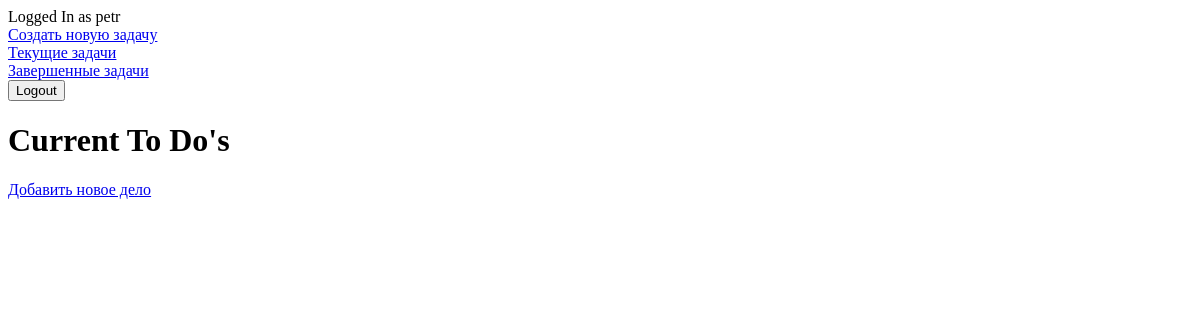
Before: /current/ (signed in) with the older database file.
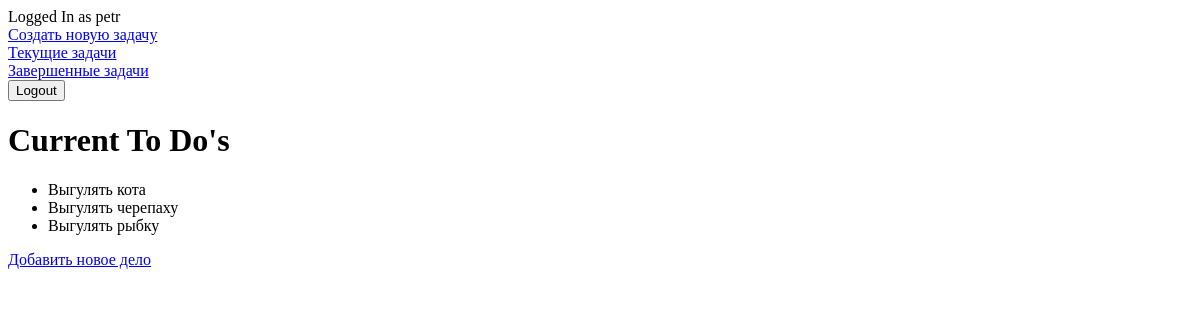
After: the same page with the newer database file.
### todo/models.py (models this page shows, shortened)
class TODO(models.Model):
    title = models.CharField(max_length = 100)
    description = models.TextField(max_length = 500, blank = True)
    creation_date = models.DateTimeField(auto_now_add = True)
    completion_date = models.DateTimeField(null = True, blank = True)
    important_check = models.BooleanField(default = False)
    user = models.ForeignKey(User, on_delete = models.CASCADE)

### todo/views.py (the view)
# urls.py: path('current/', views.currenttodos, name = 'currenttodos'),
@login_required
def currenttodos(request):
    todo_tasks = TODO.objects.filter(user = request.user, completion_date__isnull = True)
    return render(request, 'todo/currenttodos.html', {'tasks': todo_tasks})

### todo/templates/todo/currenttodos.html
{% extends 'todo/base.html' %}
{% block content %}
<h1>Current To Do's</h1>
<ul>
    {% for task in tasks %}
    <li>{{ task.title }}</li>
    {% endfor %}
</ul>
<a href = "{% url 'createtodos' %}">Добавить новое дело</a>
{% endblock %}

### todo/templates/todo/base.html (shortened to what this page needs)
{% if user.is_authenticated %}
Logged In as {{ user.username }}
<a href = "{% url 'createtodos' %}">Создать новую задачу</a>
<a href = "{% url 'currenttodos' %}">Текущие задачи</a>
<a href = "{% url 'completedtodos' %}">Завершенные задачи</a>
<form action = "{% url 'logoutuser' %}" method = "POST">
    <button type = "submit">Logout</button>
</form>
{% else %}
<a href = "{% url 'loginuser' %}">Login</a>
<a href = "{% url 'signupuser' %}">Sign Up</a>
{% endif %}
{% block content%}{% endblock %}

Changed rows visible on the page:
added TODO: title "Выгулять кота"
added TODO: title "Выгулять черепаху"
added TODO: title "Выгулять рыбку"
